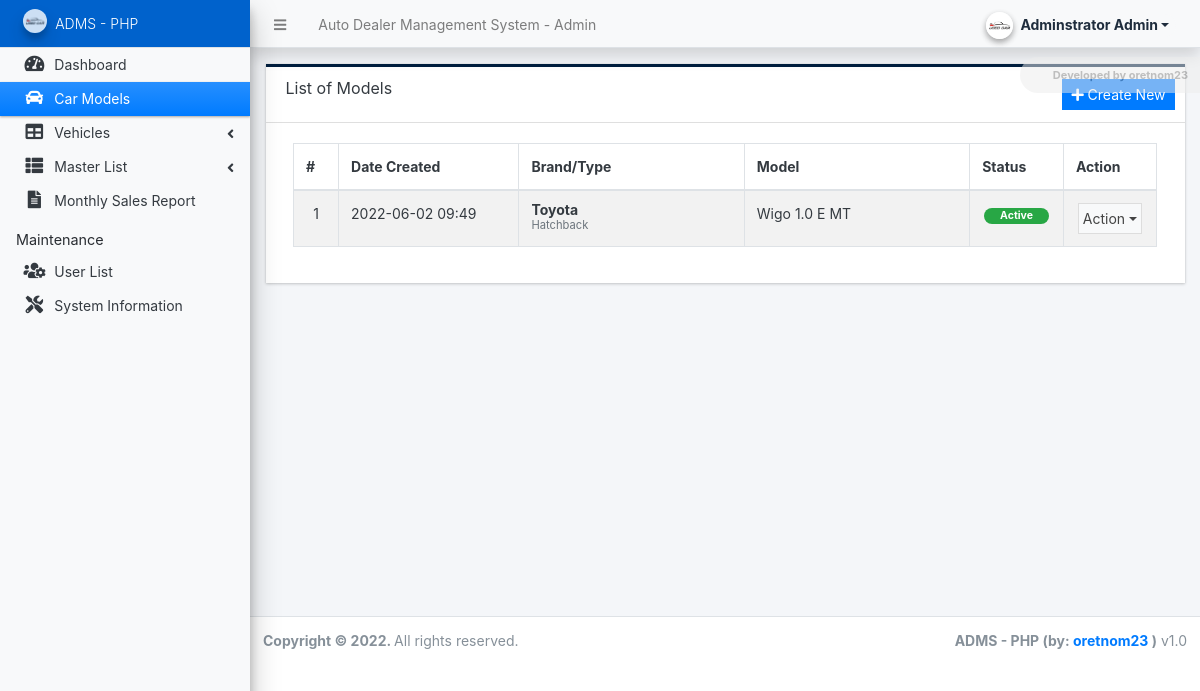
/admin/?page=models (signed in), run on the app's committed database.
### tables this page shows
CREATE TABLE `model_list` (
  `id` int(30) NOT NULL,
  `brand_id` int(30) NOT NULL,
  `model` text NOT NULL,
  `engine_type` text NOT NULL,
  `transmission_type` text NOT NULL,
  `car_type_id` int(30) NOT NULL,
  `technology` text NOT NULL,
  `status` tinyint(1) NOT NULL DEFAULT 1,
  `delete_flag` tinyint(1) NOT NULL DEFAULT 0,
  `date_created` datetime NOT NULL DEFAULT current_timestamp(),
  `date_updated` datetime NOT NULL DEFAULT current_timestamp() ON UPDATE current_timestamp()
);

CREATE TABLE `brand_list` (
  `id` int(30) NOT NULL,
  `name` text NOT NULL,
  `status` tinyint(1) NOT NULL DEFAULT 1,
  `delete_flag` tinyint(1) NOT NULL DEFAULT 0,
  `date_created` datetime NOT NULL DEFAULT current_timestamp(),
  `date_updated` datetime NOT NULL DEFAULT current_timestamp() ON UPDATE current_timestamp()
);

CREATE TABLE `car_type_list` (
  `id` int(30) NOT NULL,
  `name` text NOT NULL,
  `status` tinyint(1) NOT NULL DEFAULT 1,
  `delete_flag` tinyint(1) NOT NULL DEFAULT 0,
  `date_created` datetime NOT NULL DEFAULT current_timestamp(),
  `date_updated` datetime NOT NULL DEFAULT current_timestamp() ON UPDATE current_timestamp()
);

### admin/models/index.php (the view, shortened to what this page needs)
<div class="card card-outline rounded-0 card-navy">
	<div class="card-header">
		<h3 class="card-title">List of Models</h3>
		<div class="card-tools">
			<a href="./?page=models/manage_model" id="create_new" class="btn btn-flat btn-sm btn-primary"><span class="fas fa-plus"></span>  Create New</a>
		</div>
	</div>
	<div class="card-body">
        <div class="container-fluid">
			<table class="table table-hover table-striped table-bordered" id="list">
				<colgroup>
					<col width="5%">
					<col width="20%">
					<col width="25%">
					<col width="25%">
					<col width="10%">
					<col width="10%">
				</colgroup>
				<thead>
					<tr>
						<th>#</th>
						<th>Date Created</th>
						<th>Brand/Type</th>
						<th>Model</th>
						<th>Status</th>
						<th>Action</th>
					</tr>
				</thead>
				<tbody>
					<?php
					$i = 1;
						$qry = $conn->query("SELECT m.*, b.name as `brand`, ct.name as `car_type` from `model_list` m inner join brand_list b on m.brand_id = b.id inner join car_type_list ct on m.car_type_id = ct.id where m.delete_flag = 0 order by b.`name` asc, m.`model` asc ");
						while($row = $qry->fetch_assoc()):
					?>
						<tr>
							<td class="text-center"><?php echo $i++; ?></td>
							<td><?php echo date("Y-m-d H:i",strtotime($row['date_created'])) ?></td>
							<td class="">
								<div style="line-height:1em">
									<div><b><?= $row['brand'] ?></b></div>
									<div><small class="text-muted"><?= $row['car_type'] ?></small></div>
								</div>
							</td>
							<td class=""><?= $row['model'] ?></td>
							<td class="text-center">
                                <?php if($row['status'] == 1): ?>
                                    <span class="badge badge-success px-3 rounded-pill">Active</span>
                                <?php else: ?>
                                    <span class="badge badge-danger px-3 rounded-pill">Inactive</span>
                                <?php endif; ?>
                            </td>
							<td align="center">
								 <button type="button" class="btn btn-flat p-1 btn-default btn-sm dropdown-toggle dropdown-icon" data-toggle="dropdown">
				                  		Action
				                  </button>
							</td>
						</tr>
					<?php endwhile; ?>
				</tbody>
			</table>
		</div>
	</div>
</div>

### data on the page
model_list: date_created "2022-06-02 09:49", brand.name "Toyota", car_type.name "Hatchback", model "Wigo 1.0 E MT", status "Active"

### other printed values
$_settings->info('name') "Auto Dealer Management System"
$_settings->userdata('firstname').' '.$_settings->userdata('lastname') "Adminstrator Admin"
$_settings->info('short_name') "ADMS - PHP"
